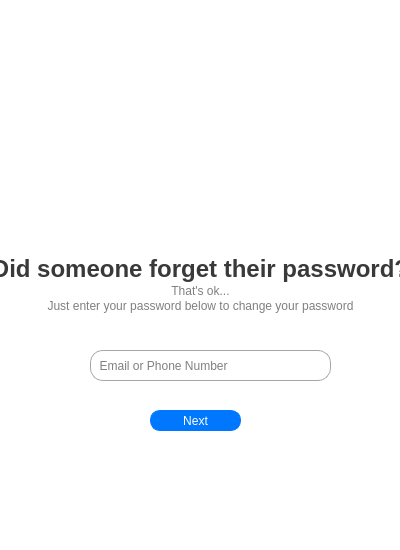
<?xml version="1.0" encoding="UTF-8"?>
<ui version="4.0">
 <class>ForgotPasswordWidget</class>
 <widget class="QWidget" name="ForgotPasswordWidget">
  <property name="geometry">
   <rect>
    <x>0</x>
    <y>0</y>
    <width>400</width>
    <height>550</height>
   </rect>
  </property>
  <property name="minimumSize">
   <size>
    <width>400</width>
    <height>550</height>
   </size>
  </property>
  <property name="maximumSize">
   <size>
    <width>400</width>
    <height>550</height>
   </size>
  </property>
  <property name="windowTitle">
   <string>Form</string>
  </property>
  <property name="styleSheet">
   <string notr="true">QWidget#ForgotPasswordWidget {
	background: #FFFFFF;
}</string>
  </property>
  <widget class="QLabel" name="ForgetPasswordBackgroundImage">
   <property name="geometry">
    <rect>
     <x>-80</x>
     <y>50</y>
     <width>431</width>
     <height>471</height>
    </rect>
   </property>
   <property name="text">
    <string/>
   </property>
   <property name="pixmap">
    <pixmap>Images/ForgotPasswordPicture.png</pixmap>
   </property>
  </widget>
  <widget class="QLabel" name="ForgotPasswordLabel">
   <property name="geometry">
    <rect>
     <x>0</x>
     <y>250</y>
     <width>401</width>
     <height>38</height>
    </rect>
   </property>
   <property name="font">
    <font>
     <family>Segoe UI</family>
     <pointsize>18</pointsize>
     <weight>75</weight>
     <bold>true</bold>
    </font>
   </property>
   <property name="styleSheet">
    <string notr="true">QLabel#ForgotPasswordLabel {
	color: #393939;
}</string>
   </property>
   <property name="text">
    <string>Did someone forget their password?</string>
   </property>
   <property name="alignment">
    <set>Qt::AlignCenter</set>
   </property>
  </widget>
  <widget class="QLabel" name="ForgotPasswordDetailLabel2">
   <property name="geometry">
    <rect>
     <x>0</x>
     <y>290</y>
     <width>401</width>
     <height>31</height>
    </rect>
   </property>
   <property name="styleSheet">
    <string notr="true">QLabel#ForgotPasswordDetailLabel2 {
	color: #7f7f7f;
}</string>
   </property>
   <property name="text">
    <string>Just enter your password below to change your password</string>
   </property>
   <property name="alignment">
    <set>Qt::AlignCenter</set>
   </property>
  </widget>
  <widget class="QLabel" name="ForgotPasswordDetailLabel1">
   <property name="geometry">
    <rect>
     <x>0</x>
     <y>281</y>
     <width>401</width>
     <height>20</height>
    </rect>
   </property>
   <property name="styleSheet">
    <string notr="true">QLabel#ForgotPasswordDetailLabel1 {
	color: #7f7f7f;
}</string>
   </property>
   <property name="text">
    <string>That's ok...</string>
   </property>
   <property name="alignment">
    <set>Qt::AlignCenter</set>
   </property>
  </widget>
  <widget class="QLineEdit" name="ForgotPasswordEmailPhoneNumberInput">
   <property name="geometry">
    <rect>
     <x>90</x>
     <y>350</y>
     <width>241</width>
     <height>31</height>
    </rect>
   </property>
   <property name="sizePolicy">
    <sizepolicy hsizetype="Fixed" vsizetype="Fixed">
     <horstretch>0</horstretch>
     <verstretch>0</verstretch>
    </sizepolicy>
   </property>
   <property name="styleSheet">
    <string notr="true">QLineEdit#ForgotPasswordEmailPhoneNumberInput {
	border: 1px solid #a6a6a6;
	border-radius: 13;
}</string>
   </property>
   <property name="placeholderText">
    <string>  Email or Phone Number</string>
   </property>
  </widget>
  <widget class="QPushButton" name="ForgotPasswordNextButton">
   <property name="geometry">
    <rect>
     <x>150</x>
     <y>410</y>
     <width>91</width>
     <height>21</height>
    </rect>
   </property>
   <property name="styleSheet">
    <string notr="true">QPushButton#ForgotPasswordNextButton {
	background: #0077ff;
	color: #FFFFFF;
	border: 1px solid #0077ff;
	border-radius: 10;
}

QPushButton#ForgotPasswordNextButton:hover {
	background: #1884ff;
	border: 1px solid #1884ff;
}

QPushButton#ForgotPasswordNextButton:pressed {
	background: #65adff;
	border: 1px solid #65adff;
}
</string>
   </property>
   <property name="text">
    <string>Next</string>
   </property>
  </widget>
 </widget>
 <resources/>
 <connections/>
</ui>
